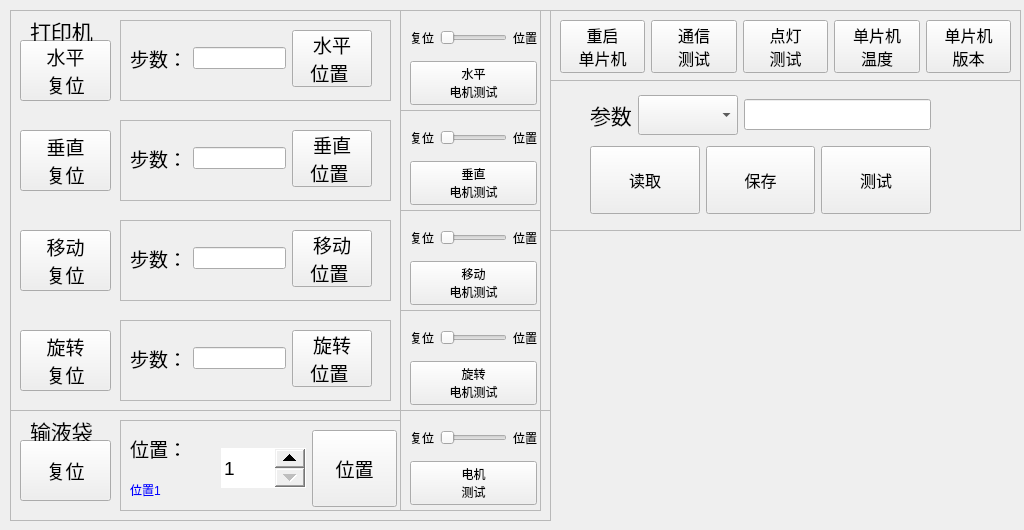
<?xml version="1.0" encoding="UTF-8"?>
<ui version="4.0">
 <class>LabelPrint</class>
 <widget class="QWidget" name="LabelPrint">
  <property name="geometry">
   <rect>
    <x>0</x>
    <y>0</y>
    <width>1024</width>
    <height>530</height>
   </rect>
  </property>
  <property name="windowTitle">
   <string>Form</string>
  </property>
  <widget class="QFrame" name="frame">
   <property name="geometry">
    <rect>
     <x>10</x>
     <y>10</y>
     <width>541</width>
     <height>401</height>
    </rect>
   </property>
   <property name="frameShape">
    <enum>QFrame::StyledPanel</enum>
   </property>
   <property name="frameShadow">
    <enum>QFrame::Raised</enum>
   </property>
   <widget class="QFrame" name="frame_13">
    <property name="geometry">
     <rect>
      <x>390</x>
      <y>0</y>
      <width>141</width>
      <height>101</height>
     </rect>
    </property>
    <property name="frameShape">
     <enum>QFrame::StyledPanel</enum>
    </property>
    <property name="frameShadow">
     <enum>QFrame::Raised</enum>
    </property>
    <widget class="QWidget" name="layoutWidget_11">
     <property name="geometry">
      <rect>
       <x>10</x>
       <y>10</y>
       <width>127</width>
       <height>85</height>
      </rect>
     </property>
     <layout class="QVBoxLayout" name="verticalLayout_8">
      <item>
       <layout class="QHBoxLayout" name="horizontalLayout_11">
        <item>
         <widget class="QLabel" name="label_19">
          <property name="text">
           <string>复位</string>
          </property>
         </widget>
        </item>
        <item>
         <widget class="QSlider" name="PrinterHorzSlider">
          <property name="minimumSize">
           <size>
            <width>50</width>
            <height>0</height>
           </size>
          </property>
          <property name="maximum">
           <number>1</number>
          </property>
          <property name="pageStep">
           <number>1</number>
          </property>
          <property name="orientation">
           <enum>Qt::Horizontal</enum>
          </property>
         </widget>
        </item>
        <item>
         <widget class="QLabel" name="label_20">
          <property name="text">
           <string>位置</string>
          </property>
         </widget>
        </item>
       </layout>
      </item>
      <item>
       <widget class="QPushButton" name="PrinterHTestButton">
        <property name="text">
         <string>水平
电机测试</string>
        </property>
       </widget>
      </item>
     </layout>
    </widget>
   </widget>
   <widget class="QFrame" name="frame_14">
    <property name="geometry">
     <rect>
      <x>110</x>
      <y>10</y>
      <width>271</width>
      <height>81</height>
     </rect>
    </property>
    <property name="frameShape">
     <enum>QFrame::StyledPanel</enum>
    </property>
    <property name="frameShadow">
     <enum>QFrame::Raised</enum>
    </property>
    <widget class="QWidget" name="layoutWidget_12">
     <property name="geometry">
      <rect>
       <x>10</x>
       <y>10</y>
       <width>242</width>
       <height>57</height>
      </rect>
     </property>
     <layout class="QHBoxLayout" name="horizontalLayout_12">
      <item>
       <widget class="QLabel" name="label_21">
        <property name="font">
         <font>
          <pointsize>14</pointsize>
         </font>
        </property>
        <property name="text">
         <string>步数：</string>
        </property>
       </widget>
      </item>
      <item>
       <widget class="QLineEdit" name="PrinterHorzEdit"/>
      </item>
      <item>
       <widget class="QPushButton" name="PrinterHSetButton">
        <property name="font">
         <font>
          <pointsize>14</pointsize>
          <kerning>true</kerning>
         </font>
        </property>
        <property name="text">
         <string>水平
 位置  </string>
        </property>
       </widget>
      </item>
     </layout>
    </widget>
   </widget>
   <widget class="QPushButton" name="PrinterHResetButton">
    <property name="geometry">
     <rect>
      <x>10</x>
      <y>30</y>
      <width>91</width>
      <height>61</height>
     </rect>
    </property>
    <property name="font">
     <font>
      <pointsize>14</pointsize>
      <kerning>true</kerning>
     </font>
    </property>
    <property name="text">
     <string>水平
复位</string>
    </property>
    <property name="autoRepeat">
     <bool>false</bool>
    </property>
    <property name="autoExclusive">
     <bool>false</bool>
    </property>
    <property name="autoDefault">
     <bool>false</bool>
    </property>
   </widget>
   <widget class="QFrame" name="frame_15">
    <property name="geometry">
     <rect>
      <x>390</x>
      <y>100</y>
      <width>141</width>
      <height>101</height>
     </rect>
    </property>
    <property name="frameShape">
     <enum>QFrame::StyledPanel</enum>
    </property>
    <property name="frameShadow">
     <enum>QFrame::Raised</enum>
    </property>
    <widget class="QWidget" name="layoutWidget_13">
     <property name="geometry">
      <rect>
       <x>10</x>
       <y>10</y>
       <width>127</width>
       <height>85</height>
      </rect>
     </property>
     <layout class="QVBoxLayout" name="verticalLayout_9">
      <item>
       <layout class="QHBoxLayout" name="horizontalLayout_13">
        <item>
         <widget class="QLabel" name="label_22">
          <property name="text">
           <string>复位</string>
          </property>
         </widget>
        </item>
        <item>
         <widget class="QSlider" name="PrinterVertSlider">
          <property name="minimumSize">
           <size>
            <width>50</width>
            <height>0</height>
           </size>
          </property>
          <property name="maximum">
           <number>1</number>
          </property>
          <property name="pageStep">
           <number>1</number>
          </property>
          <property name="orientation">
           <enum>Qt::Horizontal</enum>
          </property>
         </widget>
        </item>
        <item>
         <widget class="QLabel" name="label_23">
          <property name="text">
           <string>位置</string>
          </property>
         </widget>
        </item>
       </layout>
      </item>
      <item>
       <widget class="QPushButton" name="PrinterVTestButton">
        <property name="text">
         <string>垂直
电机测试</string>
        </property>
       </widget>
      </item>
     </layout>
    </widget>
   </widget>
   <widget class="QFrame" name="frame_16">
    <property name="geometry">
     <rect>
      <x>110</x>
      <y>110</y>
      <width>271</width>
      <height>81</height>
     </rect>
    </property>
    <property name="frameShape">
     <enum>QFrame::StyledPanel</enum>
    </property>
    <property name="frameShadow">
     <enum>QFrame::Raised</enum>
    </property>
    <widget class="QWidget" name="layoutWidget_14">
     <property name="geometry">
      <rect>
       <x>10</x>
       <y>10</y>
       <width>242</width>
       <height>57</height>
      </rect>
     </property>
     <layout class="QHBoxLayout" name="horizontalLayout_14">
      <item>
       <widget class="QLabel" name="label_24">
        <property name="font">
         <font>
          <pointsize>14</pointsize>
         </font>
        </property>
        <property name="text">
         <string>步数：</string>
        </property>
       </widget>
      </item>
      <item>
       <widget class="QLineEdit" name="PrinterVertEdit"/>
      </item>
      <item>
       <widget class="QPushButton" name="PrinterVSetButton">
        <property name="font">
         <font>
          <pointsize>14</pointsize>
          <kerning>true</kerning>
         </font>
        </property>
        <property name="text">
         <string>垂直
 位置  </string>
        </property>
       </widget>
      </item>
     </layout>
    </widget>
   </widget>
   <widget class="QPushButton" name="PrinterVResetButton">
    <property name="geometry">
     <rect>
      <x>10</x>
      <y>120</y>
      <width>91</width>
      <height>61</height>
     </rect>
    </property>
    <property name="font">
     <font>
      <pointsize>14</pointsize>
      <kerning>true</kerning>
     </font>
    </property>
    <property name="text">
     <string>垂直
复位</string>
    </property>
    <property name="autoRepeat">
     <bool>false</bool>
    </property>
    <property name="autoExclusive">
     <bool>false</bool>
    </property>
    <property name="autoDefault">
     <bool>false</bool>
    </property>
   </widget>
   <widget class="QFrame" name="frame_17">
    <property name="geometry">
     <rect>
      <x>390</x>
      <y>200</y>
      <width>141</width>
      <height>101</height>
     </rect>
    </property>
    <property name="frameShape">
     <enum>QFrame::StyledPanel</enum>
    </property>
    <property name="frameShadow">
     <enum>QFrame::Raised</enum>
    </property>
    <widget class="QWidget" name="layoutWidget_15">
     <property name="geometry">
      <rect>
       <x>10</x>
       <y>10</y>
       <width>127</width>
       <height>85</height>
      </rect>
     </property>
     <layout class="QVBoxLayout" name="verticalLayout_10">
      <item>
       <layout class="QHBoxLayout" name="horizontalLayout_15">
        <item>
         <widget class="QLabel" name="label_25">
          <property name="text">
           <string>复位</string>
          </property>
         </widget>
        </item>
        <item>
         <widget class="QSlider" name="PrinterMoveSlider">
          <property name="minimumSize">
           <size>
            <width>50</width>
            <height>0</height>
           </size>
          </property>
          <property name="maximum">
           <number>1</number>
          </property>
          <property name="pageStep">
           <number>1</number>
          </property>
          <property name="orientation">
           <enum>Qt::Horizontal</enum>
          </property>
         </widget>
        </item>
        <item>
         <widget class="QLabel" name="label_26">
          <property name="text">
           <string>位置</string>
          </property>
         </widget>
        </item>
       </layout>
      </item>
      <item>
       <widget class="QPushButton" name="PrinterMTestButton">
        <property name="text">
         <string>移动
电机测试</string>
        </property>
       </widget>
      </item>
     </layout>
    </widget>
   </widget>
   <widget class="QPushButton" name="PrinterMResetButton">
    <property name="geometry">
     <rect>
      <x>10</x>
      <y>220</y>
      <width>91</width>
      <height>61</height>
     </rect>
    </property>
    <property name="font">
     <font>
      <pointsize>14</pointsize>
      <kerning>true</kerning>
     </font>
    </property>
    <property name="text">
     <string>移动
复位</string>
    </property>
    <property name="autoRepeat">
     <bool>false</bool>
    </property>
    <property name="autoExclusive">
     <bool>false</bool>
    </property>
    <property name="autoDefault">
     <bool>false</bool>
    </property>
   </widget>
   <widget class="QFrame" name="frame_18">
    <property name="geometry">
     <rect>
      <x>110</x>
      <y>210</y>
      <width>271</width>
      <height>81</height>
     </rect>
    </property>
    <property name="frameShape">
     <enum>QFrame::StyledPanel</enum>
    </property>
    <property name="frameShadow">
     <enum>QFrame::Raised</enum>
    </property>
    <widget class="QWidget" name="layoutWidget_16">
     <property name="geometry">
      <rect>
       <x>10</x>
       <y>10</y>
       <width>242</width>
       <height>57</height>
      </rect>
     </property>
     <layout class="QHBoxLayout" name="horizontalLayout_16">
      <item>
       <widget class="QLabel" name="label_27">
        <property name="font">
         <font>
          <pointsize>14</pointsize>
         </font>
        </property>
        <property name="text">
         <string>步数：</string>
        </property>
       </widget>
      </item>
      <item>
       <widget class="QLineEdit" name="PrinterMoveEdit"/>
      </item>
      <item>
       <widget class="QPushButton" name="PrinterMSetButton">
        <property name="font">
         <font>
          <pointsize>14</pointsize>
          <kerning>true</kerning>
         </font>
        </property>
        <property name="text">
         <string>移动
 位置  </string>
        </property>
       </widget>
      </item>
     </layout>
    </widget>
   </widget>
   <widget class="QFrame" name="frame_19">
    <property name="geometry">
     <rect>
      <x>390</x>
      <y>300</y>
      <width>141</width>
      <height>101</height>
     </rect>
    </property>
    <property name="frameShape">
     <enum>QFrame::StyledPanel</enum>
    </property>
    <property name="frameShadow">
     <enum>QFrame::Raised</enum>
    </property>
    <widget class="QWidget" name="layoutWidget_17">
     <property name="geometry">
      <rect>
       <x>10</x>
       <y>10</y>
       <width>127</width>
       <height>85</height>
      </rect>
     </property>
     <layout class="QVBoxLayout" name="verticalLayout_11">
      <item>
       <layout class="QHBoxLayout" name="horizontalLayout_17">
        <item>
         <widget class="QLabel" name="label_28">
          <property name="text">
           <string>复位</string>
          </property>
         </widget>
        </item>
        <item>
         <widget class="QSlider" name="PrinterRotateSlider">
          <property name="minimumSize">
           <size>
            <width>50</width>
            <height>0</height>
           </size>
          </property>
          <property name="maximum">
           <number>1</number>
          </property>
          <property name="pageStep">
           <number>1</number>
          </property>
          <property name="orientation">
           <enum>Qt::Horizontal</enum>
          </property>
         </widget>
        </item>
        <item>
         <widget class="QLabel" name="label_29">
          <property name="text">
           <string>位置</string>
          </property>
         </widget>
        </item>
       </layout>
      </item>
      <item>
       <widget class="QPushButton" name="PrinterRTestButton">
        <property name="text">
         <string>旋转
电机测试</string>
        </property>
       </widget>
      </item>
     </layout>
    </widget>
   </widget>
   <widget class="QFrame" name="frame_20">
    <property name="geometry">
     <rect>
      <x>110</x>
      <y>310</y>
      <width>271</width>
      <height>81</height>
     </rect>
    </property>
    <property name="frameShape">
     <enum>QFrame::StyledPanel</enum>
    </property>
    <property name="frameShadow">
     <enum>QFrame::Raised</enum>
    </property>
    <widget class="QWidget" name="layoutWidget_18">
     <property name="geometry">
      <rect>
       <x>10</x>
       <y>10</y>
       <width>242</width>
       <height>57</height>
      </rect>
     </property>
     <layout class="QHBoxLayout" name="horizontalLayout_18">
      <item>
       <widget class="QLabel" name="label_30">
        <property name="font">
         <font>
          <pointsize>14</pointsize>
         </font>
        </property>
        <property name="text">
         <string>步数：</string>
        </property>
       </widget>
      </item>
      <item>
       <widget class="QLineEdit" name="PrinterRotateEdit"/>
      </item>
      <item>
       <widget class="QPushButton" name="PrinterRSetButton">
        <property name="font">
         <font>
          <pointsize>14</pointsize>
          <kerning>true</kerning>
         </font>
        </property>
        <property name="text">
         <string>旋转
 位置  </string>
        </property>
       </widget>
      </item>
     </layout>
    </widget>
   </widget>
   <widget class="QPushButton" name="PrinterRResetButton">
    <property name="geometry">
     <rect>
      <x>10</x>
      <y>320</y>
      <width>91</width>
      <height>61</height>
     </rect>
    </property>
    <property name="font">
     <font>
      <pointsize>14</pointsize>
      <kerning>true</kerning>
     </font>
    </property>
    <property name="text">
     <string>旋转
复位</string>
    </property>
    <property name="autoRepeat">
     <bool>false</bool>
    </property>
    <property name="autoExclusive">
     <bool>false</bool>
    </property>
    <property name="autoDefault">
     <bool>false</bool>
    </property>
   </widget>
   <widget class="QLabel" name="label_1">
    <property name="geometry">
     <rect>
      <x>20</x>
      <y>10</y>
      <width>81</width>
      <height>21</height>
     </rect>
    </property>
    <property name="font">
     <font>
      <pointsize>16</pointsize>
     </font>
    </property>
    <property name="text">
     <string>打印机</string>
    </property>
   </widget>
   <zorder>frame_13</zorder>
   <zorder>frame_14</zorder>
   <zorder>PrinterHResetButton</zorder>
   <zorder>frame_15</zorder>
   <zorder>frame_16</zorder>
   <zorder>PrinterVResetButton</zorder>
   <zorder>frame_17</zorder>
   <zorder>PrinterMResetButton</zorder>
   <zorder>frame_18</zorder>
   <zorder>frame_19</zorder>
   <zorder>frame_20</zorder>
   <zorder>PrinterRResetButton</zorder>
   <zorder>label_1</zorder>
  </widget>
  <widget class="QFrame" name="frame_21">
   <property name="geometry">
    <rect>
     <x>550</x>
     <y>80</y>
     <width>471</width>
     <height>151</height>
    </rect>
   </property>
   <property name="frameShape">
    <enum>QFrame::StyledPanel</enum>
   </property>
   <property name="frameShadow">
    <enum>QFrame::Raised</enum>
   </property>
   <widget class="QWidget" name="layoutWidget_19">
    <property name="geometry">
     <rect>
      <x>40</x>
      <y>10</y>
      <width>341</width>
      <height>130</height>
     </rect>
    </property>
    <layout class="QVBoxLayout" name="verticalLayout_12">
     <item>
      <layout class="QHBoxLayout" name="horizontalLayout_19">
       <item>
        <widget class="QLabel" name="label_31">
         <property name="font">
          <font>
           <pointsize>16</pointsize>
          </font>
         </property>
         <property name="text">
          <string>参数</string>
         </property>
        </widget>
       </item>
       <item>
        <widget class="QComboBox" name="ParamComboBox">
         <property name="minimumSize">
          <size>
           <width>0</width>
           <height>40</height>
          </size>
         </property>
         <property name="font">
          <font>
           <pointsize>14</pointsize>
          </font>
         </property>
        </widget>
       </item>
       <item>
        <widget class="QLineEdit" name="ParamEdit">
         <property name="font">
          <font>
           <pointsize>14</pointsize>
          </font>
         </property>
        </widget>
       </item>
      </layout>
     </item>
     <item>
      <layout class="QHBoxLayout" name="horizontalLayout_20">
       <item>
        <widget class="QPushButton" name="ParamReadButton">
         <property name="font">
          <font>
           <pointsize>12</pointsize>
          </font>
         </property>
         <property name="text">
          <string>
读取
</string>
         </property>
        </widget>
       </item>
       <item>
        <widget class="QPushButton" name="ParamSaveButton">
         <property name="font">
          <font>
           <pointsize>12</pointsize>
          </font>
         </property>
         <property name="text">
          <string>
保存
</string>
         </property>
        </widget>
       </item>
       <item>
        <widget class="QPushButton" name="ParamTestButton">
         <property name="font">
          <font>
           <pointsize>12</pointsize>
          </font>
         </property>
         <property name="text">
          <string>
测试
</string>
         </property>
        </widget>
       </item>
      </layout>
     </item>
    </layout>
   </widget>
  </widget>
  <widget class="QFrame" name="frame_22">
   <property name="geometry">
    <rect>
     <x>550</x>
     <y>10</y>
     <width>471</width>
     <height>71</height>
    </rect>
   </property>
   <property name="frameShape">
    <enum>QFrame::StyledPanel</enum>
   </property>
   <property name="frameShadow">
    <enum>QFrame::Raised</enum>
   </property>
   <widget class="QWidget" name="layoutWidget_20">
    <property name="geometry">
     <rect>
      <x>10</x>
      <y>10</y>
      <width>451</width>
      <height>53</height>
     </rect>
    </property>
    <layout class="QHBoxLayout" name="horizontalLayout_21">
     <item>
      <widget class="QPushButton" name="RebootPSOCButton">
       <property name="font">
        <font>
         <pointsize>12</pointsize>
        </font>
       </property>
       <property name="text">
        <string>重启
单片机</string>
       </property>
      </widget>
     </item>
     <item>
      <widget class="QPushButton" name="CommTestButton">
       <property name="font">
        <font>
         <pointsize>12</pointsize>
        </font>
       </property>
       <property name="text">
        <string>通信
测试</string>
       </property>
      </widget>
     </item>
     <item>
      <widget class="QPushButton" name="LedTestButton">
       <property name="font">
        <font>
         <pointsize>12</pointsize>
        </font>
       </property>
       <property name="text">
        <string>点灯
测试</string>
       </property>
      </widget>
     </item>
     <item>
      <widget class="QPushButton" name="PSOCTempButton">
       <property name="font">
        <font>
         <pointsize>12</pointsize>
        </font>
       </property>
       <property name="text">
        <string>单片机
温度</string>
       </property>
      </widget>
     </item>
     <item>
      <widget class="QPushButton" name="PSOCVerButton">
       <property name="font">
        <font>
         <pointsize>12</pointsize>
        </font>
       </property>
       <property name="text">
        <string>单片机
版本</string>
       </property>
      </widget>
     </item>
    </layout>
   </widget>
  </widget>
  <widget class="QFrame" name="frame_2">
   <property name="geometry">
    <rect>
     <x>10</x>
     <y>410</y>
     <width>541</width>
     <height>111</height>
    </rect>
   </property>
   <property name="frameShape">
    <enum>QFrame::StyledPanel</enum>
   </property>
   <property name="frameShadow">
    <enum>QFrame::Raised</enum>
   </property>
   <widget class="QPushButton" name="InfusionResetButton">
    <property name="geometry">
     <rect>
      <x>10</x>
      <y>30</y>
      <width>91</width>
      <height>61</height>
     </rect>
    </property>
    <property name="font">
     <font>
      <pointsize>14</pointsize>
      <kerning>true</kerning>
     </font>
    </property>
    <property name="text">
     <string>复位</string>
    </property>
    <property name="autoRepeat">
     <bool>false</bool>
    </property>
    <property name="autoExclusive">
     <bool>false</bool>
    </property>
    <property name="autoDefault">
     <bool>false</bool>
    </property>
   </widget>
   <widget class="QLabel" name="label_3">
    <property name="geometry">
     <rect>
      <x>20</x>
      <y>10</y>
      <width>81</width>
      <height>21</height>
     </rect>
    </property>
    <property name="font">
     <font>
      <pointsize>16</pointsize>
     </font>
    </property>
    <property name="text">
     <string>输液袋</string>
    </property>
   </widget>
   <widget class="QFrame" name="frame_3">
    <property name="geometry">
     <rect>
      <x>110</x>
      <y>10</y>
      <width>281</width>
      <height>91</height>
     </rect>
    </property>
    <property name="frameShape">
     <enum>QFrame::StyledPanel</enum>
    </property>
    <property name="frameShadow">
     <enum>QFrame::Raised</enum>
    </property>
    <widget class="QWidget" name="layoutWidget">
     <property name="geometry">
      <rect>
       <x>10</x>
       <y>10</y>
       <width>267</width>
       <height>77</height>
      </rect>
     </property>
     <layout class="QHBoxLayout" name="horizontalLayout_3">
      <item>
       <layout class="QVBoxLayout" name="verticalLayout_2">
        <item>
         <widget class="QLabel" name="label_2">
          <property name="font">
           <font>
            <pointsize>14</pointsize>
           </font>
          </property>
          <property name="text">
           <string>位置：</string>
          </property>
         </widget>
        </item>
        <item>
         <widget class="QLabel" name="label_HPos">
          <property name="styleSheet">
           <string notr="true">color: rgb(0, 0, 255);
font: 75 12pt &quot;Ubuntu&quot;;</string>
          </property>
          <property name="text">
           <string>位置1</string>
          </property>
         </widget>
        </item>
       </layout>
      </item>
      <item>
       <widget class="QSpinBox" name="InfusionSpin">
        <property name="minimumSize">
         <size>
          <width>0</width>
          <height>40</height>
         </size>
        </property>
        <property name="font">
         <font>
          <pointsize>14</pointsize>
         </font>
        </property>
        <property name="styleSheet">
         <string notr="true">QSpinBox::up-button
{
 width: 30px;
}
QSpinBox::down-button
{
 width: 30px;
}
QSpinBox
{
 border-width: 1;
}</string>
        </property>
        <property name="minimum">
         <number>1</number>
        </property>
        <property name="maximum">
         <number>3</number>
        </property>
       </widget>
      </item>
      <item>
       <widget class="QPushButton" name="InfusionSetButton">
        <property name="font">
         <font>
          <pointsize>14</pointsize>
          <kerning>true</kerning>
         </font>
        </property>
        <property name="text">
         <string>
位置
    </string>
        </property>
       </widget>
      </item>
     </layout>
    </widget>
   </widget>
   <widget class="QFrame" name="frame_7">
    <property name="geometry">
     <rect>
      <x>390</x>
      <y>0</y>
      <width>141</width>
      <height>101</height>
     </rect>
    </property>
    <property name="frameShape">
     <enum>QFrame::StyledPanel</enum>
    </property>
    <property name="frameShadow">
     <enum>QFrame::Raised</enum>
    </property>
    <widget class="QWidget" name="layoutWidget_3">
     <property name="geometry">
      <rect>
       <x>10</x>
       <y>10</y>
       <width>127</width>
       <height>85</height>
      </rect>
     </property>
     <layout class="QVBoxLayout" name="verticalLayout_3">
      <item>
       <layout class="QHBoxLayout" name="horizontalLayout_6">
        <item>
         <widget class="QLabel" name="label_8">
          <property name="text">
           <string>复位</string>
          </property>
         </widget>
        </item>
        <item>
         <widget class="QSlider" name="InfusionSlider">
          <property name="minimumSize">
           <size>
            <width>50</width>
            <height>0</height>
           </size>
          </property>
          <property name="maximum">
           <number>1</number>
          </property>
          <property name="pageStep">
           <number>1</number>
          </property>
          <property name="orientation">
           <enum>Qt::Horizontal</enum>
          </property>
         </widget>
        </item>
        <item>
         <widget class="QLabel" name="label_9">
          <property name="text">
           <string>位置</string>
          </property>
         </widget>
        </item>
       </layout>
      </item>
      <item>
       <widget class="QPushButton" name="InfusionTestButton">
        <property name="text">
         <string>电机
测试</string>
        </property>
       </widget>
      </item>
     </layout>
    </widget>
   </widget>
  </widget>
 </widget>
 <resources/>
 <connections/>
</ui>
